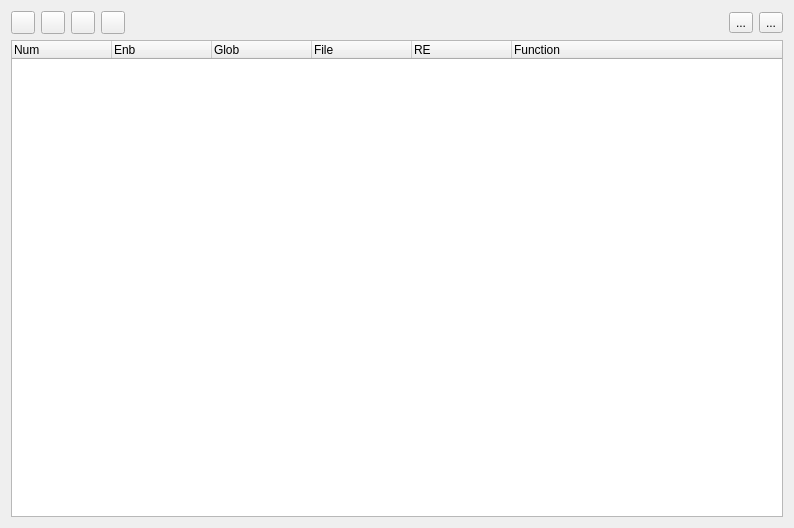
<?xml version="1.0" encoding="UTF-8"?>
<ui version="4.0">
 <class>SeerSkipBrowserWidgetForm</class>
 <widget class="QWidget" name="SeerSkipBrowserWidgetForm">
  <property name="geometry">
   <rect>
    <x>0</x>
    <y>0</y>
    <width>794</width>
    <height>528</height>
   </rect>
  </property>
  <property name="windowTitle">
   <string>Form</string>
  </property>
  <layout class="QGridLayout" name="gridLayout">
   <item row="1" column="0">
    <widget class="QTreeWidget" name="skipTreeWidget">
     <property name="selectionMode">
      <enum>QAbstractItemView::ExtendedSelection</enum>
     </property>
     <property name="columnCount">
      <number>6</number>
     </property>
     <column>
      <property name="text">
       <string>Num</string>
      </property>
     </column>
     <column>
      <property name="text">
       <string>Enb</string>
      </property>
     </column>
     <column>
      <property name="text">
       <string>Glob</string>
      </property>
     </column>
     <column>
      <property name="text">
       <string>File</string>
      </property>
     </column>
     <column>
      <property name="text">
       <string>RE</string>
      </property>
     </column>
     <column>
      <property name="text">
       <string>Function</string>
      </property>
     </column>
    </widget>
   </item>
   <item row="0" column="0">
    <layout class="QHBoxLayout" name="horizontalLayout">
     <item>
      <widget class="QToolButton" name="skipAddToolButton">
       <property name="enabled">
        <bool>true</bool>
       </property>
       <property name="toolTip">
        <string>Add a new skip.</string>
       </property>
       <property name="text">
        <string/>
       </property>
       <property name="icon">
        <iconset resource="resource.qrc">
         <normaloff>:/seer/resources/RelaxLightIcons/document-new.svg</normaloff>:/seer/resources/RelaxLightIcons/document-new.svg</iconset>
       </property>
      </widget>
     </item>
     <item>
      <widget class="QToolButton" name="skipEnableToolButton">
       <property name="enabled">
        <bool>true</bool>
       </property>
       <property name="toolTip">
        <string>Enable selected skips.</string>
       </property>
       <property name="text">
        <string/>
       </property>
       <property name="icon">
        <iconset resource="resource.qrc">
         <normaloff>:/seer/resources/RelaxLightIcons/list-add.svg</normaloff>:/seer/resources/RelaxLightIcons/list-add.svg</iconset>
       </property>
      </widget>
     </item>
     <item>
      <widget class="QToolButton" name="skipDisableToolButton">
       <property name="toolTip">
        <string>Disable selected skips.</string>
       </property>
       <property name="text">
        <string/>
       </property>
       <property name="icon">
        <iconset resource="resource.qrc">
         <normaloff>:/seer/resources/RelaxLightIcons/list-remove.svg</normaloff>:/seer/resources/RelaxLightIcons/list-remove.svg</iconset>
       </property>
      </widget>
     </item>
     <item>
      <widget class="QToolButton" name="skipDeleteToolButton">
       <property name="toolTip">
        <string>Delete selected skips.</string>
       </property>
       <property name="text">
        <string/>
       </property>
       <property name="icon">
        <iconset resource="resource.qrc">
         <normaloff>:/seer/resources/RelaxLightIcons/edit-delete.svg</normaloff>:/seer/resources/RelaxLightIcons/edit-delete.svg</iconset>
       </property>
      </widget>
     </item>
     <item>
      <spacer name="horizontalSpacer">
       <property name="orientation">
        <enum>Qt::Horizontal</enum>
       </property>
       <property name="sizeHint" stdset="0">
        <size>
         <width>40</width>
         <height>20</height>
        </size>
       </property>
      </spacer>
     </item>
     <item>
      <widget class="QToolButton" name="skipSaveToolButton">
       <property name="toolTip">
        <string>Save skips.</string>
       </property>
       <property name="text">
        <string>...</string>
       </property>
       <property name="icon">
        <iconset resource="resource.qrc">
         <normaloff>:/seer/resources/RelaxLightIcons/document-save.svg</normaloff>:/seer/resources/RelaxLightIcons/document-save.svg</iconset>
       </property>
      </widget>
     </item>
     <item>
      <widget class="QToolButton" name="skipLoadToolButton">
       <property name="toolTip">
        <string>Load skips.</string>
       </property>
       <property name="text">
        <string>...</string>
       </property>
       <property name="icon">
        <iconset resource="resource.qrc">
         <normaloff>:/seer/resources/RelaxLightIcons/document-open.svg</normaloff>:/seer/resources/RelaxLightIcons/document-open.svg</iconset>
       </property>
      </widget>
     </item>
    </layout>
   </item>
  </layout>
 </widget>
 <resources>
  <include location="resource.qrc"/>
 </resources>
 <connections/>
</ui>
